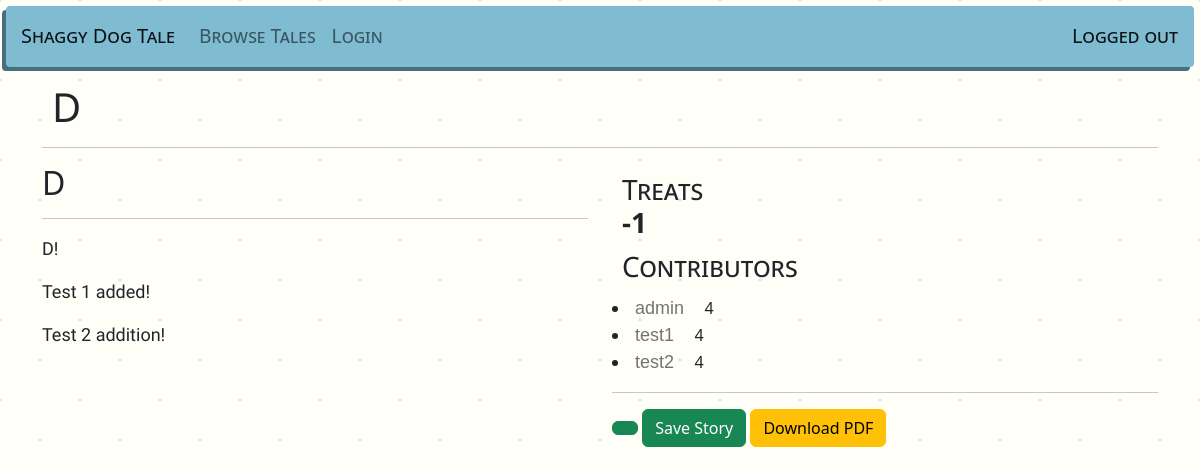
/shaggydogtale/view/10, run on the app's committed database.
### shaggydogtale/models.py (models this page shows, shortened)
class Story(models.Model):
    title = models.CharField(max_length=100)
    beginning = models.TextField(max_length=2000)
    middle = models.TextField(max_length=2000)
    end = models.TextField(max_length=2000)

### shaggydogtale/views.py (the view, shortened to what this page needs)
# urls.py: path('view/<story_id>', views.View, name="view"),
def View(request, story_id):
    story = Story.objects.get(id=story_id)
    storyBeginning = "..." + story.beginning[round(len(story.beginning)/2) : len(story.beginning)]
    storyMiddle = "..." + story.middle[round(len(story.middle)/2) : len(story.middle)]
    storyEnd = "..." + story.end[round(len(story.end)/2) : len(story.end)]
    contributions = story.contributions.all()
    userContribution = None
    beginningContributor = None
    middleContributor = None
    endContributor = None
    beginningContributorRating = 0
    middleContributorRating = 0
    endContributorRating = 0
    userVote = None
    for contribution in contributions:
        if contribution.user == request.user:
            userContribution = contribution
        match contribution.section:
            case 'b':
                beginningContributor = User.objects.get(id=contribution.user.id)
                for contribution in beginningContributor.contributions.all():
                    for vote in contribution.story.votes.all():
                        beginningContributorRating += vote.vote
            case 'm':
                middleContributor = User.objects.get(id=contribution.user.id)
                for contribution in middleContributor.contributions.all():
                    for vote in contribution.story.votes.all():
                        middleContributorRating += vote.vote
            case 'e':
                endContributor = User.objects.get(id=contribution.user.id)
                for contribution in endContributor.contributions.all():
                    for vote in contribution.story.votes.all():
                        endContributorRating += vote.vote
    message=None
    form=None
    if userContribution:
        if userContribution.section == 'b':
            form = BeginningForm(request.POST or None, instance=story)
            if form.is_valid():
                form.save()
                messages.success(request, f'Beginning updated for {story.title}!')
        elif userContribution.section == 'm':
            form = MiddleForm(request.POST or None, instance=story)
            if form.is_valid():
                form.save()
                messages.success(request, f'Middle updated for {story.title}!')
        elif userContribution.section == 'e':
            form = EndForm(request.POST or None, instance=story)
            if form.is_valid():
                form.save()
                messages.success(request, f'End updated for {story.title}!')
    else:
        if contributions.count() == 1:
            form = MiddleForm(request.POST or None, instance=story)
            if form.is_valid():
                story_id = form.save()
                Contribution.objects.create(user=request.user, story=story_id, section='m')
                messages.success(request, f'Middle created for {story.title}!')
                return redirect('shaggydogtale:view', story_id=story.id)
        else:
            if request.user.is_authenticated:
                userVote = Vote.objects.filter(user=request.user, story=story_id)
                if userVote.count() == 0:
                    if 'Upvote' in request.POST:
                        Vote.objects.create(user=request.user, story=story, vote=1)
                        messages.success(request, f'Upvoted {story.title}!')
                        return redirect('shaggydogtale:view', story_id=story.id)
                    if 'Downvote' in request.POST:
                        Vote.objects.create(user=request.user, story=story, vote=-1)
                        messages.success(request, f'Downvoted {story.title}!')
                        return redirect('shaggydogtale:view', story_id=story.id)
    storyRating = 0
    for vote in story.votes.all():
        storyRating += vote.vote
    context = {
        'story': story,
        'storyBeginning': storyBeginning,
        'storyMiddle': storyMiddle,
        'storyEnd': storyEnd,
        'contributions': contributions,
        'userContribution': userContribution,
        'beginningContributor': beginningContributor,
        'middleContributor': middleContributor,
        'endContributor': endContributor,
        'beginningContributorRating': beginningContributorRating,
        'middleContributorRating': middleContributorRating,
        'endContributorRating': endContributorRating,
        'message': message,
        'form': form,
        'userVote': userVote,
        'storyRating': storyRating
    }
    return render(request, 'shaggydogtale/view.html', context)

### shaggydogtale/templates/shaggydogtale/view.html (shortened to what this page needs)
{% extends 'shaggydogtale/base.html' %}
{% block body %}
<div class="container">
    <div class="row">
        <div class="col">
            <h1 class="page-title">{{story.title}}</h1>
            <hr>
        </div>
    </div>
    <div class="row">
        <div class="col">
            {% if userContribution %}
                {% if userContribution.section == 'b' %}
                    <form method="POST" id="storyForm">
                        {% csrf_token %}
                        {{form.as_table}}
                    </form>
                {% else %}
                    {% if contributions.count == 3 %}
                        <p class="story-text">{{story.beginning}}</p>
                    {% else %}
                        <p class="story-text">{{storyBeginning}}</p>
                    {% endif %}
                {% endif %}
                {% if userContribution.section == 'm' %}
                    <form method="POST" id="storyForm">
                        {% csrf_token %}
                        {{form.as_table}}
                    </form>
                {% else %}
                    {% if contributions.count == 3 %}
                        <p class="story-text">{{story.middle}}</p>
                    {% else %}
                        <p class="story-text">{{storyMiddle}}</p>
                    {% endif %}
                {% endif %}
                {% if userContribution.section == 'e' %}
                <form method="POST" id="storyForm">
                    {% csrf_token %}
                    {{form.as_table}}
                </form>
                {% else %}
                    {% if contributions.count == 3 %}
                        <p class="story-text">{{story.end}}</p>
                    {% else %}
                        <p class="story-text">{{storyEnd}}</p>
                    {% endif %}
                {% endif %}
            {% comment %} If user did not contribute {% endcomment %}
            {% else %}
                <h2>{{story.title}}</h2>
                <hr>
                {% if contributions.count == 1 %}
                    <p class="story-text">{{storyBeginning}}</p>
                    {% if user.is_authenticated %}
                        <form method="POST" id="storyForm">
                            {% csrf_token %}
                            {{form.as_table}}
                        </form>
                    {% endif %}
                {% elif contributions.count == 3 %}
                    <p class="story-text">{{story.beginning}}</p>
                    <p class="story-text">{{story.middle}}</p>
                    <p class="story-text">{{story.end}}</p>
                {% endif %}
            {% endif %}
        </div>
        <div class="col">
            <h3 class="page-title">
                Treats
                <div>
                    <img src="https://cdn-icons-png.flaticon.com/512/5793/5793514.png" alt="" width="25px"><b>{{storyRating}}</b>
                </div>
            </h3>
            <h3 class="page-title">Contributors</h3>
            {% if beginningContributor %}
                <li><a class="story" href="{% url 'shaggydogtale:contributed' beginningContributor.id %}">{{beginningContributor.username}}</a> {{beginningContributorRating}}</li>
            {% else %}
                <li>None</li>
            {% endif %}
            {% if middleContributor %}
                <li><a class="story" href="{% url 'shaggydogtale:contributed' middleContributor.id %}">{{middleContributor.username}}</a> {{middleContributorRating}}</li>
            {% else %}
                <li>None</li>
            {% endif %}
            {% if endContributor %}
                <li><a class="story" href="{% url 'shaggydogtale:contributed' endContributor.id %}">{{endContributor.username}}</a> {{endContributorRating}}</li>
            {% else %}
                <li>None</li>
            {% endif %}
            <hr>
            <button class="btn btn-success" type="submit"></button>
            <button class="btn btn-success" form="storyForm" type="submit">Save Story</button>
            <a href="{% url 'shaggydogtale:print' story.id %}" class="btn btn-warning">Download PDF</a>
        </div>
    </div>
        </div>
{% endblock body %}

### shaggydogtale/static/shaggydogtale/style.css (style rules this page uses)
a.story:link { color:#0000008C; font-family: Verdana, Geneva, Tahoma, sans-serif; font-weight: 500; font-size: large; text-decoration:none; }
.page-title { font-family:'Segoe UI', Tahoma, Geneva, Verdana, sans-serif; font-weight:400; font-variant: small-caps; text-rendering:geometricPrecision; margin: 10px; }
.story-text { font-family: 'Neucha', arial, serif; font-size: large; }
.background { background-color: #fffff7; opacity: 1; background-image: radial-gradient(#dbedf4 2px, transparent 2px), radial-gradient(#dbedf4 2px, #fffff7 2px); background-size: 80px 80px; background-position: 0 0,40px 40px; }

### data on the page
Story: title "D", beginning "D!", middle "Test 1 added!", end "Test 2 addition!"

### other printed values
{{ storyRating }} "-1"
{{ beginningContributor.username }} "admin"
{{ beginningContributorRating }} "4"
{{ middleContributor.username }} "test1"
{{ middleContributorRating }} "4"
{{ endContributor.username }} "test2"
{{ endContributorRating }} "4"
